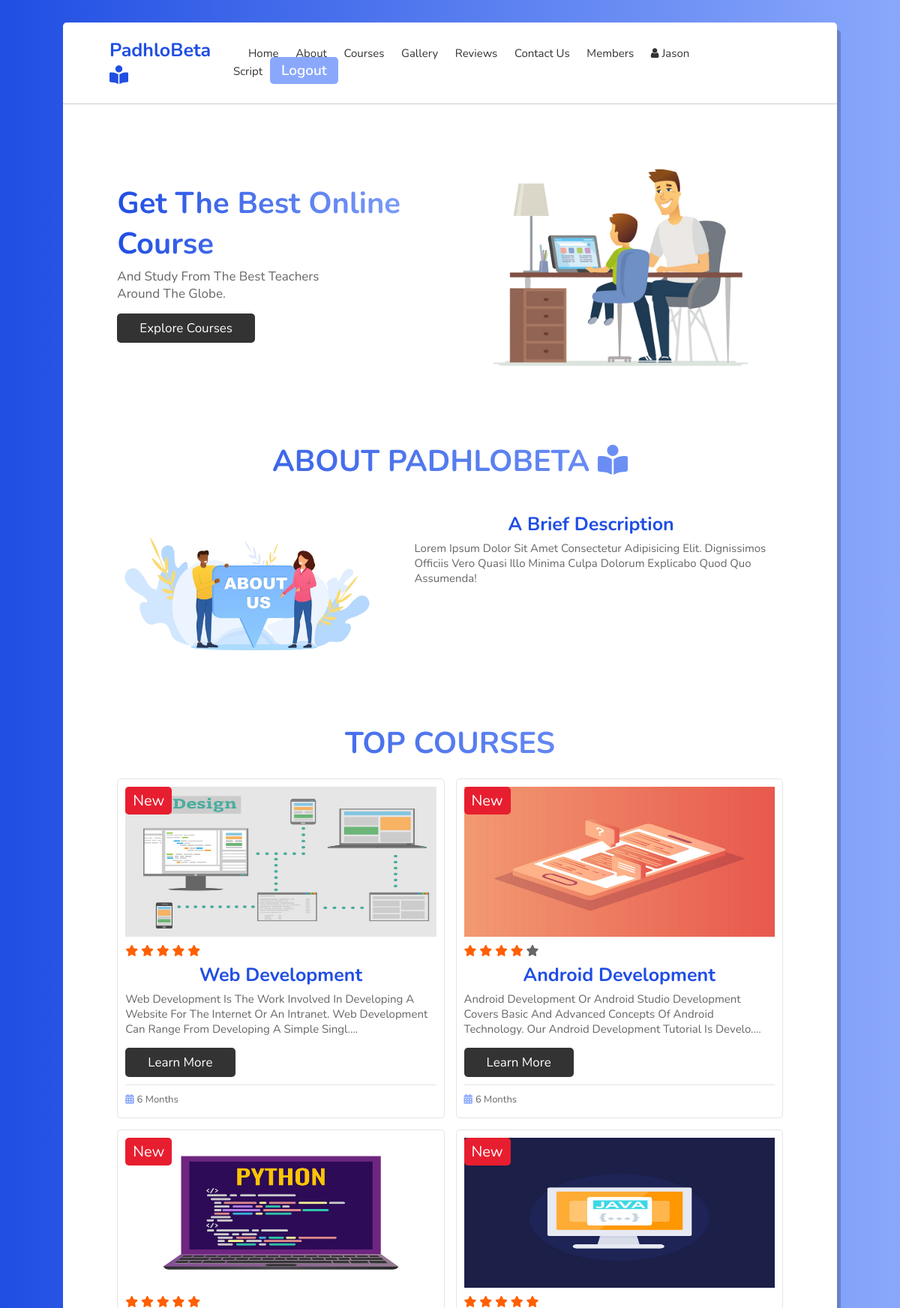
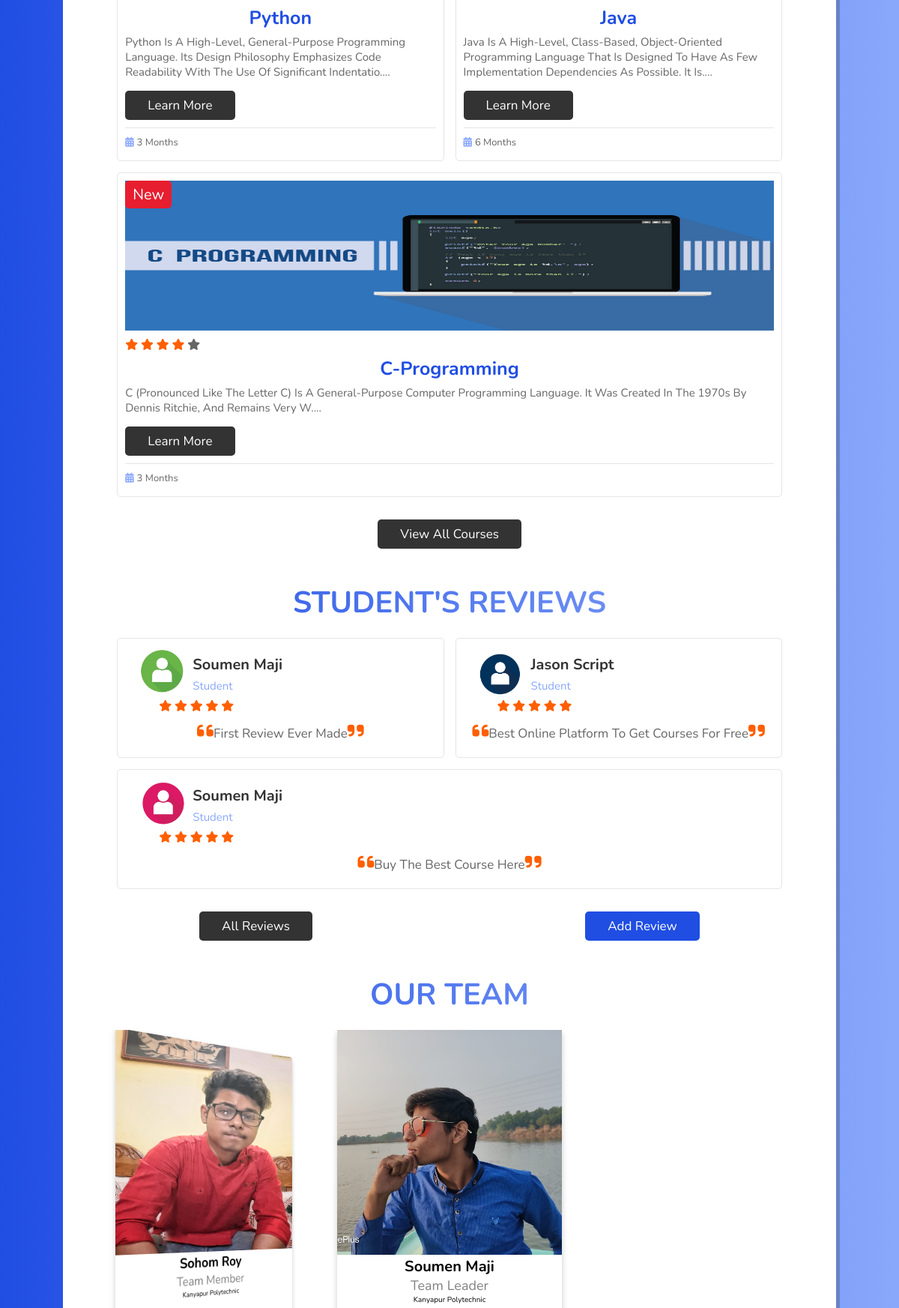
Page / (signed in, upper part) on the committed database (2 pictures, top to bottom).
### tables this page shows
CREATE TABLE `courses` (
  `course_id` int(11) NOT NULL,
  `name` varchar(255) NOT NULL,
  `path` varchar(255) NOT NULL,
  `description` varchar(2550) NOT NULL,
  `rating` int(1) NOT NULL,
  `price` int(5) DEFAULT NULL,
  `duration` int(10) NOT NULL DEFAULT 6
);

CREATE TABLE `reviews` (
  `review_id` int(11) NOT NULL,
  `review_cont` varchar(255) NOT NULL,
  `user_id` int(11) NOT NULL,
  `rating` int(1) NOT NULL,
  `timestamp` timestamp NOT NULL DEFAULT current_timestamp()
);

CREATE TABLE `user` (
  `slno` int(11) NOT NULL,
  `name` varchar(255) NOT NULL,
  `email` varchar(255) NOT NULL,
  `password` varchar(255) NOT NULL,
  `time` timestamp NOT NULL DEFAULT current_timestamp()
);

### course.php (the view)
<h1 class="heading">Top Courses </h1>
<section class="course">
<?php
include 'dbconnect.php';
$sql="SELECT * FROM `courses`Limit 0,5";
$result=mysqli_query($conn,$sql);
while ($row = mysqli_fetch_assoc($result)) {
$course_id=$row['course_id'];
$course_name=$row['name'];
$course_desc=$row['description'];
$course_path=$row['path'];
$rating=$row['rating'];
$duraton=$row['duration'];
  echo'  <div class="box">
        <span class="amount">New</span>
        <img src="'.$course_path.''.$course_id.'.jpg" alt="">';
           include 'rating.php';
        echo '
        <h3>'.$course_name.'</h3>
        <p>'.substr($course_desc,0,150).'....</p>
        <a href="course-details.php?cid='.$course_id.'" class=btn>Learn More</a>
        <div class="icons">
            <p><i class="fa-solid fa-calendar"></i>'.$duraton.' months</p>
        </div>
    </div>';
       }
    ?>
</section>
<div class="all-courses">
    <a href="all_courses.php" class="btn">View All Courses</a>
</div>

### rating.php (shortened to what this page needs)
<?php
if($rating==1)
{
    echo '<p class="rating">
        <i class="fas fa-star rated"></i>
        <i class="fas fa-star"></i>
        <i class="fas fa-star"></i>
        <i class="fas fa-star"></i>
        <i class="fas fa-star"></i>
        </p>';
}
else if($rating==4)
{
   echo ' <p class="rating">
        <i class="fas fa-star rated"></i>
        <i class="fas fa-star rated"></i>
        <i class="fas fa-star rated"></i>
        <i class="fas fa-star rated"></i>
        <i class="fas fa-star"></i>
        </p>';
}
else
{
   echo ' <p class="rating">
        <i class="fas fa-star rated"></i>
        <i class="fas fa-star rated"></i>
        <i class="fas fa-star rated"></i>
        <i class="fas fa-star rated"></i>
        <i class="fas fa-star rated"></i>
        </p>';
}
?>

### review.php (shortened to what this page needs)
<h1 class="heading">Student's Reviews</h1>
<?php
include 'dbconnect.php';
echo '<section class="review">';
            $sql="SELECT * FROM `reviews` LIMIT 0,3";
$result=mysqli_query($conn,$sql);
while ($row = mysqli_fetch_assoc($result)) {
    $found=true;
    $review_cont=$row['review_cont'];
    $ruid=$row['user_id'];
    $rating=$row['rating'];
    $sql2="SELECT * FROM `user` WHERE slno='$ruid'";
    $result2= mysqli_query($conn,$sql2);
        $row2 = mysqli_fetch_assoc($result2);
       if($found){
        $review_user=$row2['name'];
        $path="images/profile";
$files=scandir($path);
$count=count($files);
$index=rand(2,($count-1));
$filename=$files[$index];
              echo'<div class="box">
              <div class="students">
                  <div class="students-info">
                  <img src="'.$path.'/'.$filename.'" alt="">
                <div class="info">
                    <h3>'.$review_user.'</h3>
                    <span>Student</span>
                </div>
            </div>
        </div>';
        include 'rating.php';
      echo   '<p class="text">
        <i class="fas fa-quote-left"></i>'.$review_cont.'<i class="fas fa-quote-right"></i></p>
    </div>';
       }
}
echo'</section>';
?>
<?php  if(isset($_SESSION['loggedin'])&& $_SESSION['loggedin']==true){
echo '<div class="all-courses reviews-all">
<a href="all_reviews.php" class="btn">All Reviews</a>
<a onclick='."popup('review-popup')".' class="btn bn">Add Review</a>
</div>
<div class="popup-container" id="review-popup">
<div class=" popup">
  <form action="index.php" method="POST">
     <h2><span>Reviews</span>
    <button type="reset" onclick='."popup('review-popup')".'>X</button>
    </h2>
    <textarea style="border:1px solid gray;resize: none; display:flex;" name="review-content" id="" placeholder="Enter Your review Here" cols="30" rows="5"></textarea>
    <div class="review-rating-range">
    <label for="rating">Give Your Rating</label><br />
    <input type="range" id="rating" min="1" max="5" name="rating" list="review-rating" />
    <datalist id="review-rating">
      <option value="1" label="1"></option>
      <option value="2" label="2"></option>
      <option value="3" label="3"></option>
      <option value="4" label="4"></option>
      <option value="5" label="5"></option>
    </datalist>
    </div>
    <button class="login-btn" type="submit" name="review-submit">Submit</button>
  </form>
</div>
</div>'; }
else{
    echo '<div class="all-courses reviews-all">
   <a href="all_reviews.php" class="btn">All Reviews</a>
    <a onclick='."popup('login-popup')".' class="btn bn">Login To Review</a>
</div>';
}
?>

### style.css (style rules this page uses)
:root { --blue: #204ee3; --light-blue: #8aa8fb; --gradient: linear-gradient(90deg, var(--blue), var(--light-blue)); }
* { font-family: "Nunito", sans-serif; margin: 0; padding: 0; box-sizing: border-box; outline: none; border: none; text-decoration: none; text-transform: capitalize; transition: all 0.2s ease-out; }
html { font-size: 62.5%; scroll-behavior: smooth; overflow-x: hidden; }
body { background: var(--gradient); padding: 3rem 7%; padding-bottom: 9rem; }
.rating { font-size: 1.5rem; padding-left: 4.5rem; }
.rated { color: #ff5f01; }
.reviews-all { display: flex; justify-content: space-around!important; }
.bn { background-color: var(--blue) !important; }
section { padding: 2rem 7%; }
.btn { display: inline-block; margin-top: 1rem; padding: 0.8rem 3rem; border-radius: 0.5rem; background: #333; color: #fff; cursor: pointer; font-size: 1.7rem; }
.heading { color: transparent; background: var(--gradient); background-clip: text; -webkit-background-clip: text; padding: 0 1rem; padding-top: 2.5rem; text-align: center; font-size: 4rem; text-transform: uppercase; }
.course { display: flex; flex-wrap: wrap; gap: 1.5rem; }
.course .box { flex: 1 1 30rem; border-radius: 0.5rem; border: 0.1rem solid rgba(0, 0, 0, 0.1); padding: 1rem; position: relative; }
.course .box img { height: 20rem; width: 100%; }
.course .box .amount { position: absolute; top: 1rem; left: 1rem; font-size: 2rem; padding: 0.5rem 1rem; background: #e71e2f; color: #fff; border-radius: 0.5rem; }
.course .box h3 { color: var(--blue); font-size: 2.5rem; text-align: center; }
.course .box p { color: #666; font-size: 1.5rem; padding: 0.5rem 0; }
.course .icons { display: flex; align-items: center; justify-content: space-between; border-top: 0.1rem solid rgba(0, 0, 0, 0.1); margin-top: 1rem; padding-top: 0.5rem; }
.course .icons p { color: #666; font-size: 1.3rem; }
.course .icons p i { padding-right: 0.4rem; color: var(--light-blue); }
.all-courses { text-align: center; margin-bottom: 2rem; }
.review { display: flex; flex-wrap: wrap; gap: 1.5rem; }
.review .box { border-radius: 0.5rem; border: 0.1rem solid rgba(0, 0, 0, 0.1); padding: 1rem; flex: 1 1 30rem; }
.review .box .students { display: flex; align-items: center; justify-content: space-between; }
.review .box .students .students-info { display: flex; align-items: center; }
.review .box .students .students-info img { border-radius: 50%; object-fit: cover; height: 7rem; width: 7rem; margin-left: 1.5rem; }
.review .box .students .students-info h3 { font-size: 2rem; color: #333; padding: 0.5rem; }
.review .box .students .students-info span { font-size: 1.5rem; color: var(--light-blue); padding: 0.5rem; }
.review .box .text { padding: 1rem 0; font-size: 1.7rem; color: #666; text-align: center; }
.review .box .text i { color: #ff5f01; font-size: 2.5rem; }

### rows in the picture
courses: path (picture), name "Web Development", description "Web Development Is The Work Involved In Developing A Website For The Internet Or An Intranet. Web Development Can Range From Developing A Simple Singl", duration "6"
courses: path (picture), rating 4 (drawn), name "Android Development", description "Android Development Or Android Studio Development Covers Basic And Advanced Concepts Of Android Technology. Our Android Development Tutorial Is Develo", duration "6"
courses: path (picture), name "Python", description "Python Is A High-Level, General-Purpose Programming Language. Its Design Philosophy Emphasizes Code Readability With The Use Of Significant Indentatio", duration "3"
courses: path (picture), name "Java", description "Java Is A High-Level, Class-Based, Object-Oriented Programming Language That Is Designed To Have As Few Implementation Dependencies As Possible. It Is", duration "6"
courses: path (picture), rating 4 (drawn), name "C-Programming", description "C (Pronounced Like The Letter C) Is A General-Purpose Computer Programming Language. It Was Created In The 1970s By Dennis Ritchie, And Remains Very W", duration "3"
reviews: shows a picture, user.name "Soumen Maji", review_cont "First Review Ever Made"
reviews: shows a picture, user.name "Jason Script", review_cont "Best Online Platform To Get Courses For Free"
reviews: shows a picture, user.name "Soumen Maji", review_cont "Buy The Best Course Here"

### other values in the picture
$_SESSION['session_user'] "Jason Script"
